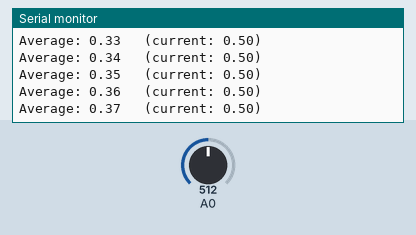
Simulated run of this program. Board: Arduino Uno, built with avr-gcc and run on an emulated ATmega328P. Parts: the last lines printed to the serial monitor. The inputs (shaded band) are chosen by the test bench; at power-on: A0 = 512.

Above: at 1.2 s.
1.3 s: A0 set to 716
At 2.1 s:
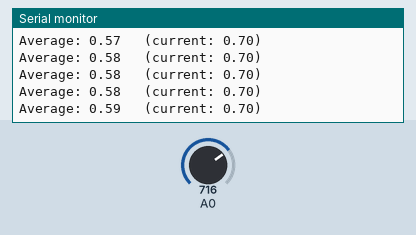
4.3 s: A0 set to 900
At 5.0 s:
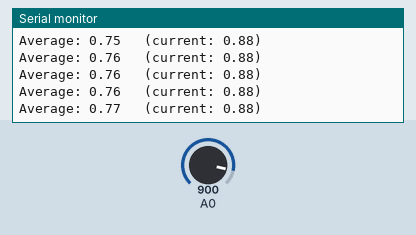
Timing chart, 0 to 7.3 s (numbered marks = the images above; inputs shaded):
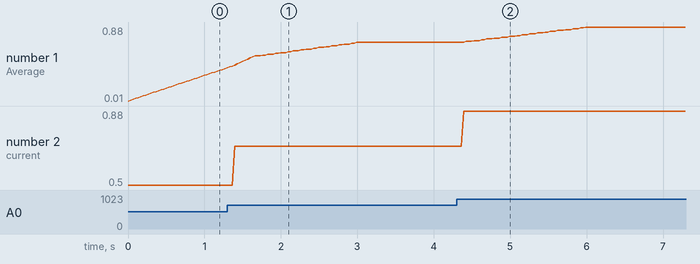

The program:

main.cpp
```cpp
#include "util.hh"
#include "potentiometer.hh"

namespace {
  Potentiometer<A0> meter;

  constexpr auto num = 50;
  auto idx = 0;

  decltype(meter.get()) reads[num] = {};
  decltype(meter.get()) total = 0.0;
}

void setup() {
  Serial.begin(9600);
}

void loop() {
  using util::length;
  using util::range;

  const auto val = meter.get();

  total = total - reads[idx] + val;
  reads[idx] = val;
  idx = idx == num - 1 ? 0 : idx + 1;

  Serial.print("Average: ");
  Serial.print(total / num);
  Serial.print("\t (current: ");
  Serial.print(val);
  Serial.println(")");
  delay(1);
}
```

potentiometer.hh
```cpp
#pragma once
#include "Arduino.h"

//
// Wrapper for a potentiometer. It normalize its input from integral number
// between [0, 1024) to floating point number between [0.0, 1.0)
//
template<uint8_t pin>
struct Potentiometer {
  double get() const {
    const auto raw = analogRead(pin);
    return raw / 1024.0;
  }
};
```

util.hh
```cpp
#pragma once
#include <stddef.h>

namespace util {
  template<typename T, size_t N>
  constexpr size_t length(T (&array)[N]) { return N; }

  template<typename T>
  class Iterator {
    T _it;
  public:
    const T step;

    Iterator(T it, T step) : _it(it), step(step) { }
    bool operator!=(const Iterator<T> &right) const { return **this < *right; }
    T operator*() const { return _it; }
    Iterator& operator++() { _it += step; return *this; }
  };

  template<typename T>
  struct Range {
    const T _begin, _end, _step;
    Iterator<T> begin() const { return { _begin, _step }; }
    Iterator<T> end() const { return { _end, _step }; }
  };

  // [begin, end) 범위를 갖는 range를 만듬
  template<typename T>
  Range<T> range(T begin, T end, T step = 1) {
    return { begin, end, step };
  }
}
```

Measured:
- after the input at 1.3 s, the serial monitor: prints a new line after 0.10 s (image 1)
- after the input at 4.3 s, the serial monitor: prints a new line after 0.09 s (image 2)
- plotted number 1: 0.4 → 0.7 after the input at 1.3 s, 0.7 → 0.88 after the input at 4.3 s
- plotted number 2: 0.5 → 0.7 after the input at 1.3 s, 0.7 → 0.88 after the input at 4.3 s
